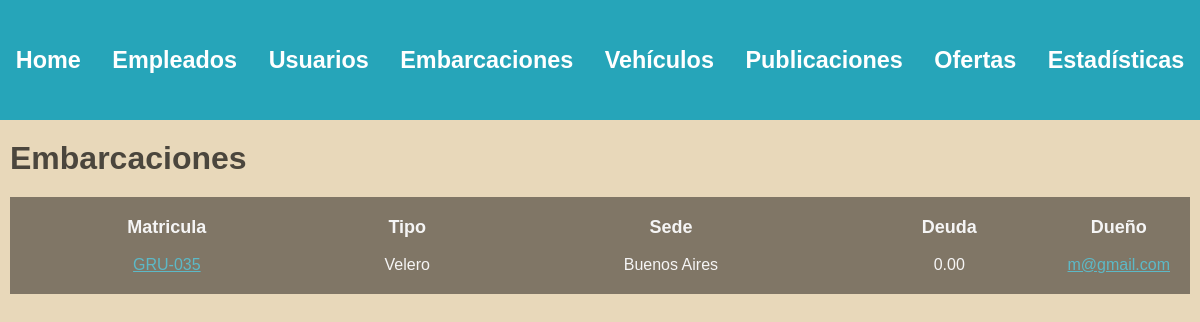
The page /administracion/embarcaciones/ (signed in) on the database as committed earlier.
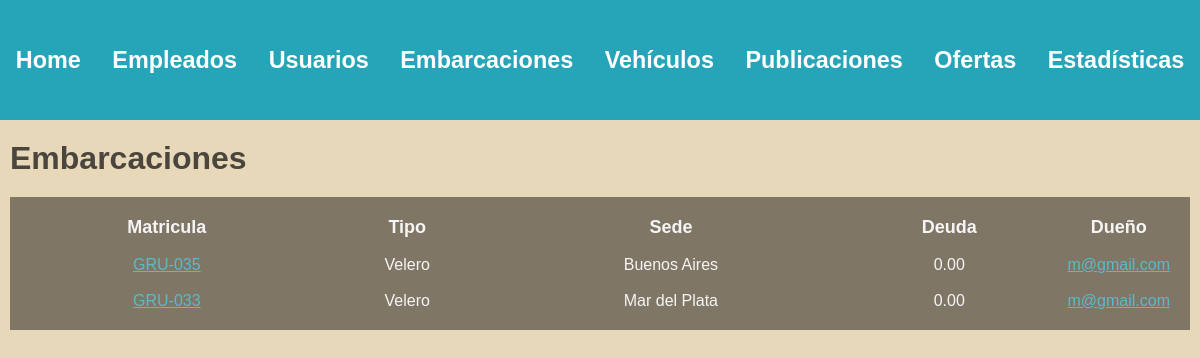
The same page on the database as committed later.
### embarcaciones/models.py (models this page shows)
class Embarcacion(models.Model):
    matricula = models.CharField(max_length=100, unique=True)
    modelo = models.CharField(max_length=100)
    tipo = models.ForeignKey(TipoEmbarcacion, on_delete=models.SET_NULL, null=True)
    m_eslora = models.DecimalField(max_digits=5, decimal_places=2)
    m_manga = models.DecimalField(max_digits=5, decimal_places=2)
    m_calado = models.DecimalField(max_digits=5, decimal_places=2)
    motor = models.BooleanField(default=False)
    deuda = models.DecimalField(max_digits=10, decimal_places=2, default=0)
    sede = models.ForeignKey(Sede, on_delete=models.SET_NULL, null=True)
    dueño = models.ForeignKey(Usuario, on_delete=models.CASCADE)

class TipoEmbarcacion(models.Model):
    clase= models.CharField(max_length=50, unique=True)

### empleados/models.py (models this page shows)
class Sede(models.Model):
    nombre = models.CharField(max_length=100, unique=True)

### usuarios/models.py (models this page shows, shortened)
class Usuario(AbstractBaseUser, PermissionsMixin):
    nombre = models.CharField(max_length=50)
    apellido = models.CharField(max_length=50)
    fecha_nacimiento = models.DateField()
    telefono = models.CharField(max_length=13)
    mail = models.EmailField(max_length=50, unique=True)
    password = models.CharField(max_length=128)
    is_staff= models.BooleanField(default=False)
    is_blocked= models.BooleanField(default=False)
    USERNAME_FIELD = 'mail'
    REQUIRED_FIELDS = ['nombre', 'apellido', 'fecha_nacimiento', 'telefono']

### administrador/views.py (the view)
# urls.py: path('', include('embarcaciones.urls')),
def embarcaciones(request):
    user = request.user
    if not user.is_superuser:
        return redirect('home')
    embarcaciones = Embarcacion.objects.exclude(matricula__startswith='*')
    return render(request, 'boats.html', {'embarcaciones' : embarcaciones})

### autenticacion/backend.py (called while the page is built)
    def get_user(self, user_id):
        UserModel = get_user_model()
        try:
            return UserModel.objects.get(pk=user_id)
        except UserModel.DoesNotExist:
            return None

### administrador/templates/boats.html (shortened to what this page needs)
{% extends 'layouts/navbar.html' %}
{% block content %}
<div class="header">
    <h1>Embarcaciones</h1>
</div>
{% if embarcaciones %}
    <table>
        <thead>
            <tr>
                <th>Matricula</th>
                <th>Tipo</th>
                <th>Sede</th>
                <th>Deuda</th>
                <th>Dueño</th>
            </tr>
        </thead>
        <tbody>
            {% for embarcacion in embarcaciones %}
                <tr>
                    <td>
                        <a href="{% url 'ver detalle embarcacion' embarcacion.id 0 %}"> {{embarcacion.matricula}} </a>
                    </td>
                    <td>{{embarcacion.tipo.clase}}</td>
                    <td>{{embarcacion.sede.nombre}}</td>
                    <td>{{embarcacion.deuda}}</td>
                    <td>
                        <a href="{% url 'ver perfil' embarcacion.dueño.id %}"> {{embarcacion.dueño}} </a>
                    </td>
                </tr>
            {% endfor %}
        </tbody>
    </table>
{% else %}
    <h3>No existen embarcaciones en la plataforma.</h3>
{% endif %}
{% endblock %}

Rows that differ between the two databases and show on the page:
added Embarcacion: matricula "GRU-033", tipo.clase "Velero", sede.nombre "Mar del Plata", deuda "0.00", dueño "m@gmail.com"
